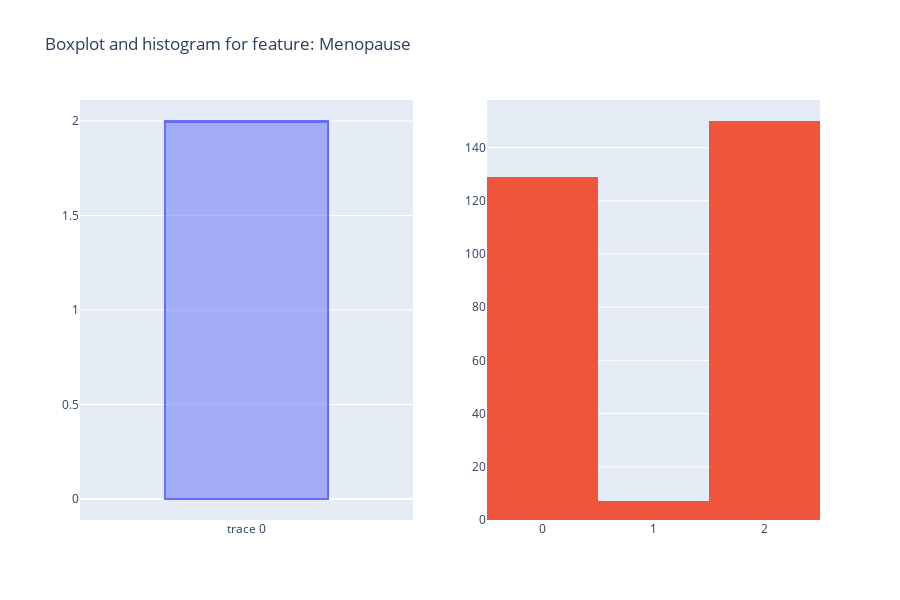

Here is the notebook cell this chart was saved with:
### Code cell
fig = make_subplots(rows=1, cols=2)
fig.add_trace(go.Box( y=df[features[2]]),row=1,col=1)
fig.add_trace(go.Histogram(x=df[features[2]]),row=1,col=2)
fig.update_layout(height=600, title_text="Boxplot and histogram for feature: "+str(features[2]))
fig.update_layout(showlegend=False)
fig.show()

### Figure 1 — Plotly figure (JSON) as saved in the notebook; plotly's stock layout.template omitted (floating-point values rounded to 4 significant figures; data arrays with more than 128 entries replaced by an {"elided": "..."} marker saying what was removed)
{"data": [{"type": "box", "xaxis": "x", "y": {"elided": "286 int values"}, "yaxis": "y"}, {"type": "histogram", "x": {"elided": "286 int values"}, "xaxis": "x2", "yaxis": "y2"}], "layout": {"height": 600, "showlegend": false, "title": {"text": "Boxplot and histogram for feature: Menopause"}, "xaxis": {"anchor": "y", "domain": [0, 0.45]}, "xaxis2": {"anchor": "y2", "domain": [0.55, 1]}, "yaxis": {"anchor": "x", "domain": [0, 1]}, "yaxis2": {"anchor": "x2", "domain": [0, 1]}}}
